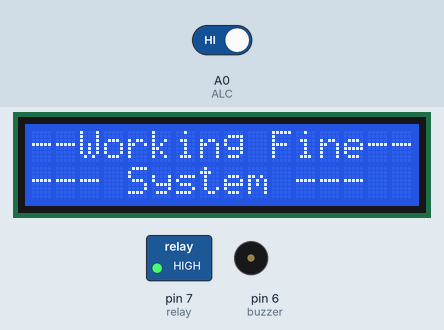
Recording of a sketch running on a simulated Arduino Uno, built with avr-gcc and run on an emulated ATmega328P. Shown: 16×2 character LCD, switched loads named in the sketch (green lamp = pin HIGH), buzzer (waves = sounding, pin HIGH). The test bench sets the inputs (shaded band); at power-on: A0 (ALC) HIGH.

Above: at 2.2 s.
2.3 s: A0 (ALC) driven LOW
At 3.2 s:
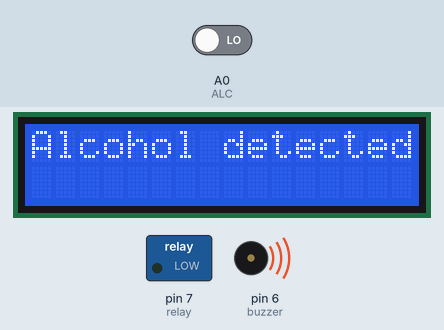
3.8 s: A0 (ALC) driven HIGH
At 4.8 s:
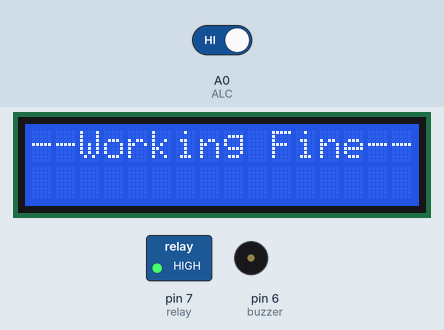
Timing chart, 0 to 6.8 s (numbered marks = the images above; inputs shaded):
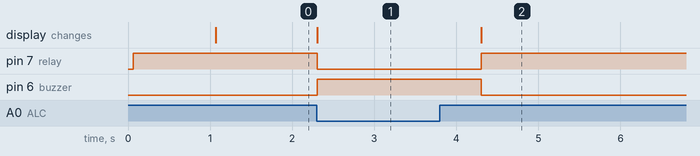

The sketch:

alcohol_detection.ino
```cpp
#include <LiquidCrystal.h>
LiquidCrystal lcd(8,9,10,11,12,13);//rs,en,d4,
int dhua=0,i=0,flame=0;
#define ALC A0
#define buzzer 6
#define relay 7
char rbyte=0;
void setup()
{
 Serial.begin(115200);
 lcd.begin(16, 2);//initializing LCD
 lcd.setCursor(0,0);
 lcd.print("Alcohol detect");
 lcd.setCursor(0,1);
 lcd.print("--- System ---");
 pinMode(ALC, INPUT);
 pinMode(buzzer, OUTPUT);
 pinMode(relay, OUTPUT);
 digitalWrite(buzzer,LOW);
  digitalWrite(relay,HIGH);
 delay(1000);
}
void loop()
{
 dhua=digitalRead(ALC);

 if(dhua==LOW)
 {
  lcd.clear();
  lcd.setCursor(0,0);
  lcd.print("Alcohol detected");
  digitalWrite(buzzer,HIGH);
  digitalWrite(relay,LOW);
  delay(2000);
 }
 else
 {
  digitalWrite(buzzer,LOW);
  digitalWrite(relay,HIGH);
  lcd.setCursor(0,0);
  lcd.print("--Working Fine--");
 }
}
```

Measured:
- after the input at 2.3 s, pin 7 (relay): HIGH → LOW at once; pin 6 (buzzer): LOW → HIGH at once; the display: changes at once (image 1)
- after the input at 3.8 s, pin 7 (relay): LOW → HIGH after 0.51 s; pin 6 (buzzer): HIGH → LOW after 0.51 s; the display: changes after 0.51 s (image 2)
